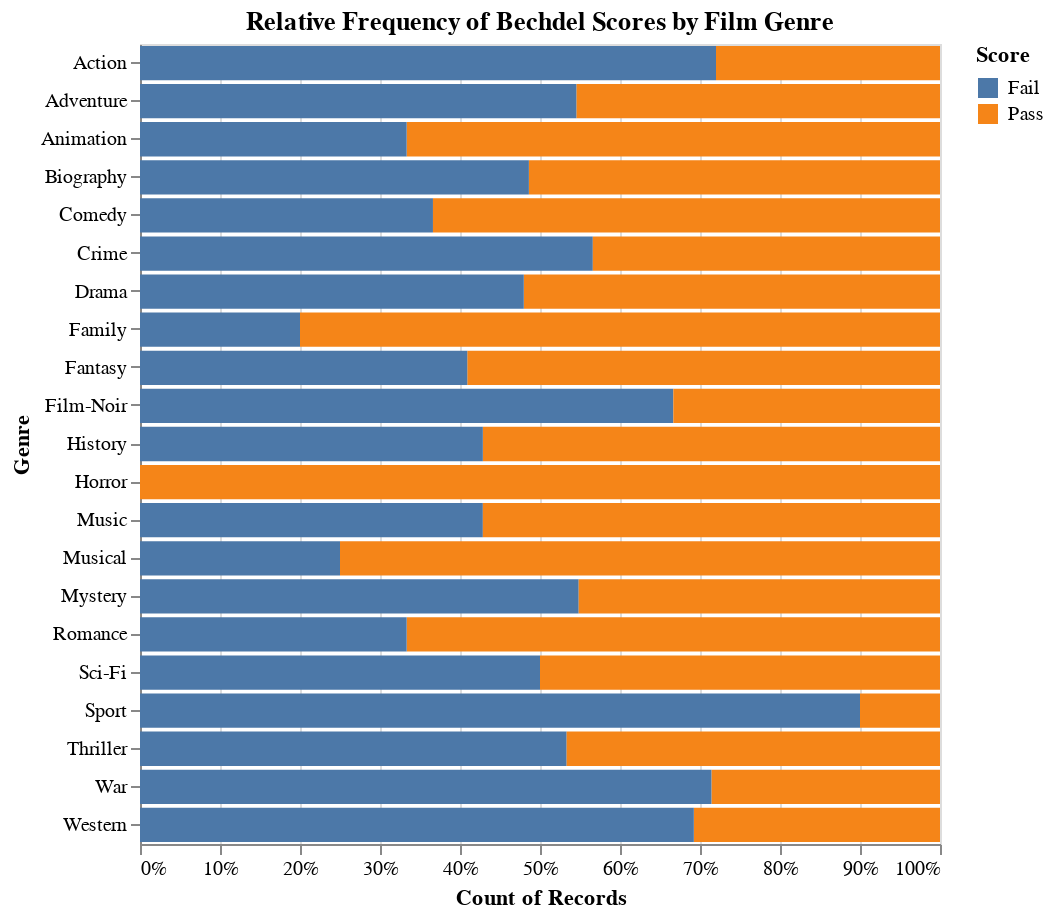

This figure's notebook cell:
### Code cell
# splits list of genres for each film into individual records
def split_genres(df):
    
    film = []
    genre = []
    score = []
    for row in df.iterrows():
        title = row[1]['Title']
        test = row[1]['Bechdel Pass']
        if test == True:
            test = 'Pass'
        elif test == False:
            test = 'Fail'
        else:
            continue
        genre_list = row[1]['Genres'].split(", ")
        for g in genre_list:
            film.append(title)
            score.append(test)
            genre.append(g)
    return pd.DataFrame(zip(film,score,genre), columns=['Film','Score','Genre'])


#creates a plot comparing the frequency of each genre of films that pass the test vs. of films that do not pass the test
def bechdel_genre_graph2(df):
    genres = split_genres(df)
    a = alt.Chart(genres).mark_bar().encode(
        x = alt.X('count(Film)', stack='normalize'),
        y = 'Genre',
        color = 'Score'
    ).properties(height=400, width=400, title = 'Relative Frequency of Bechdel Scores by Film Genre' )
    return a
    
bechdel_genre_graph2(movies)

### Figure 1 — Vega-Lite specification as saved in the notebook (floating-point values rounded to 4 significant figures; data arrays with more than 128 entries replaced by an {"elided": "..."} marker saying what was removed)
{"config": {"view": {"continuousWidth": 400, "continuousHeight": 300}}, "data": {"name": "data-1ade7603adc5899f277a31e2b171a8ff"}, "mark": "bar", "encoding": {"color": {"type": "nominal", "field": "Score"}, "x": {"type": "nominal", "aggregate": "count", "field": "Film", "stack": "normalize"}, "y": {"type": "nominal", "field": "Genre"}}, "height": 400, "title": "Relative Frequency of Bechdel Scores by Film Genre", "width": 400, "$schema": "https://vega.github.io/schema/vega-lite/v4.0.2.json", "datasets": {"data-1ade7603adc5899f277a31e2b171a8ff": {"elided": "999 records"}}}
